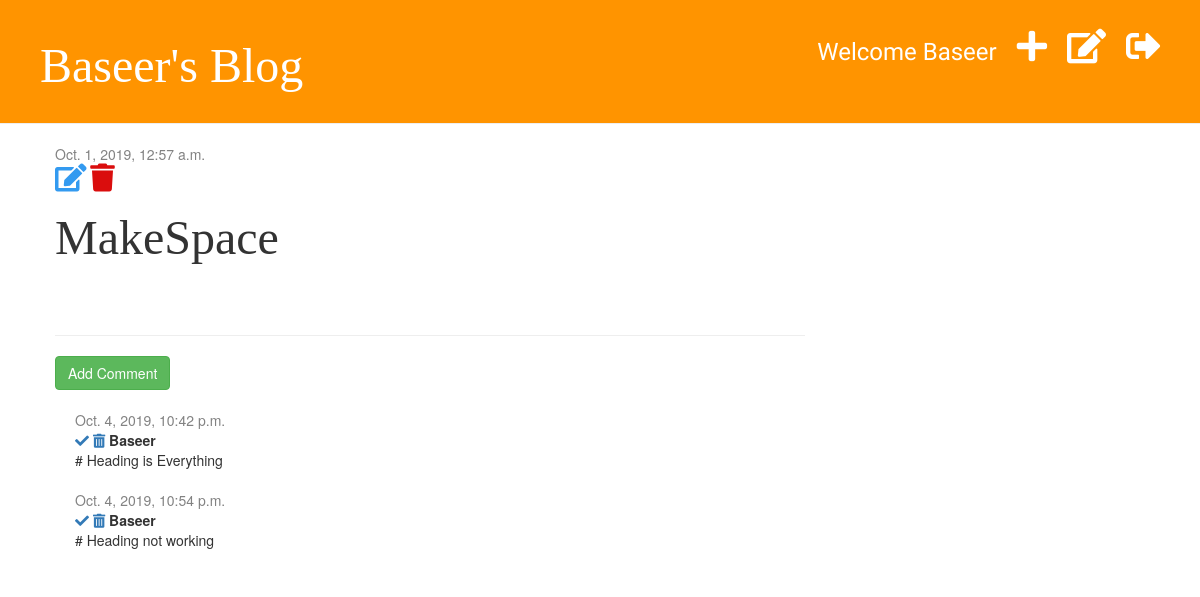
/post/9/ (signed in), run on the app's committed database.
### blog/models.py (models this page shows, shortened)
class Post(models.Model):
    author = models.ForeignKey('auth.User', on_delete=models.CASCADE)
    title = models.CharField(max_length=200)
    text = models.TextField()
    created_date = models.DateTimeField(default=timezone.now)
    published_date = models.DateTimeField(blank=True,null=True)
    def __str__(self):
        return self.title

class Comment(models.Model):
    post = models.ForeignKey('blog.Post', on_delete=models.CASCADE, related_name='comments')
    author = models.CharField(max_length=200)
    text = models.TextField()
    created_date = models.DateTimeField(default=timezone.now())
    is_approved = models.BooleanField(default=False)

### blog/views.py (the view)
# urls.py: path('post/<int:postid>/', views.post_detail, name='post_detail'),
def post_detail(request, postid):
    post = get_object_or_404(Post, pk=postid)
    print(postid)
    print(post)
    print(post.title)
    return render(request, 'blog/post_detail.html', {'post': post})

### blog/templatetags/markdownify.py (called while the page is built)
@register.filter
def markdown(value):
    renderer = HighlightRenderer()
    markdown = mistune.Markdown(renderer=renderer)
    return markdown(value)

### blog/templates/blog/post_detail.html (shortened to what this page needs)
{% extends 'blog/base.html' %}
{% load markdownify %}
{% block content %}
    <div class="post">
        {% if post.published_date %}
            <div class="date">
                {{ post.published_date }}
            </div>
        {% else %}
            <a href="{% url 'post_publish' pk=post.pk %}" class="btn btn-primary">Publish</a>
        {% endif %}
        {% if user.is_authenticated %}
            <a href="{% url 'post_edit' pk=post.pk %}">
                <i class="fas fa-edit fa-2x" style="color: #339af0;"></i>
            </a>
            <a href="{% url 'delete_post' pk=post.pk %}" style="color: #da0d0d" onclick="return confirm('Are you sure you want to delete this post?')">
            <i class="fas fa-trash fa-2x"></i>
            </a>
        {% endif %}
        <h1>{{ post.title }}</h1>
    </div>
    <hr>
    <a href="{% url 'add_comment' pk=post.pk %}" class="btn btn-success">Add Comment</a>
    {% for comment in post.comments.all %}
        {% if user.is_authenticated or comment.is_approved %}
            <div class="comment">
                <div class="date">
                    {{ comment.created_date }}
                </div>
                {% if not comment.is_approved and user.is_superuser %}
                    <a href="{% url 'approve_comment' pk=comment.pk %}">
                        <i class="fas fa-check"></i>
                    </a>
                    <a href="{% url 'remove_comment' pk=comment.pk %}"><i class="fas fa-trash-alt"></i></a>
                {% endif %}
                <strong>{{ comment.author }}</strong>
                <p>{{ comment.text }}</p>
            </div>
        {% endif %}
    {% empty %}
        <p>No comments yet!!!</p>
    {% endfor %}
{% endblock %}

### blog/templates/blog/base.html (shortened to what this page needs)
{% load staticfiles %}
<!DOCTYPE html>
<html lang="en">
<head>
    <link rel="stylesheet" href="https://maxcdn.bootstrapcdn.com/bootstrap/3.2.0/css/bootstrap.min.css">
    <link rel="stylesheet" href="{% static 'css/blog.css' %}">
    <link rel="stylesheet" href="https://cdnjs.cloudflare.com/ajax/libs/font-awesome/5.2.0/css/all.css">
    <link rel="stylesheet" href="{% static 'css/zenburn.css' %}">
</head>
<body>
<div class="page-header">
    {% if user.is_authenticated %}
        <a href="{% url 'logout' %}" class="top-menu">
            <i class="fas fa-sign-out-alt"></i>
        </a>
        <a href="{% url 'post_draft_list' %}" class="top-menu">
            <i class="fas fa-edit"></i>
        </a>
        <a href="{% url 'post_new' %}" class="top-menu">
            <i class="fas fa-plus"></i>
        </a>
        <p class="top-menu">Welcome {{ user.username }}</p>
    {% else %}
        <a href="{% url 'login' %}" class="top-menu">
            <i class="fas fa-sign-in-alt fa-2x"></i>
        </a>
    {% endif %}
    <h1><a href='{% url "post_list" %}'>Baseer's Blog</a></h1>
</div>
<div class="content container">
    <div class="row">
        <div class="col-md-8">
            {% block content %}
            {% endblock %}
        </div>
    </div>
</div>
</body>
</html>

### blog/static/css/blog.css (style rules this page uses)
.page-header { background-color: #ff9400; margin-top: 0px; padding: 20px 20px 20px 40px; }
.page-header h1, .page-header h1 a { color: #ffffff; font-size: 36pt; text-decoration: none; }
.page-header p { font-size: 18pt; font-family: Tangerine; margin-top: 15px; }
h1, h2, h3, h4 { font-family: 'Inconsolata', 'Droid Sans', serif; font-size: 48px; }
.content { margin-left: 40px; }
.date { color: #828282; }
.post { margin-bottom: 70px; }
.top-menu { color: #ffffff; float: right; font-size: 26pt; margin-right: 20px; }
.comment { margin: 20px 0px 20px 20px; }

### data on the page
Post: published_date "Oct. 1, 2019, 12:57 a.m.", title "MakeSpace"
Comment: created_date "Oct. 4, 2019, 10:42 p.m.", is_approved False (drawn), author "Baseer", text "# Heading is Everything"
Comment: created_date "Oct. 4, 2019, 10:54 p.m.", is_approved False (drawn), author "Baseer", text "# Heading not working"

### other printed values
{{ user.username }} "Baseer"
